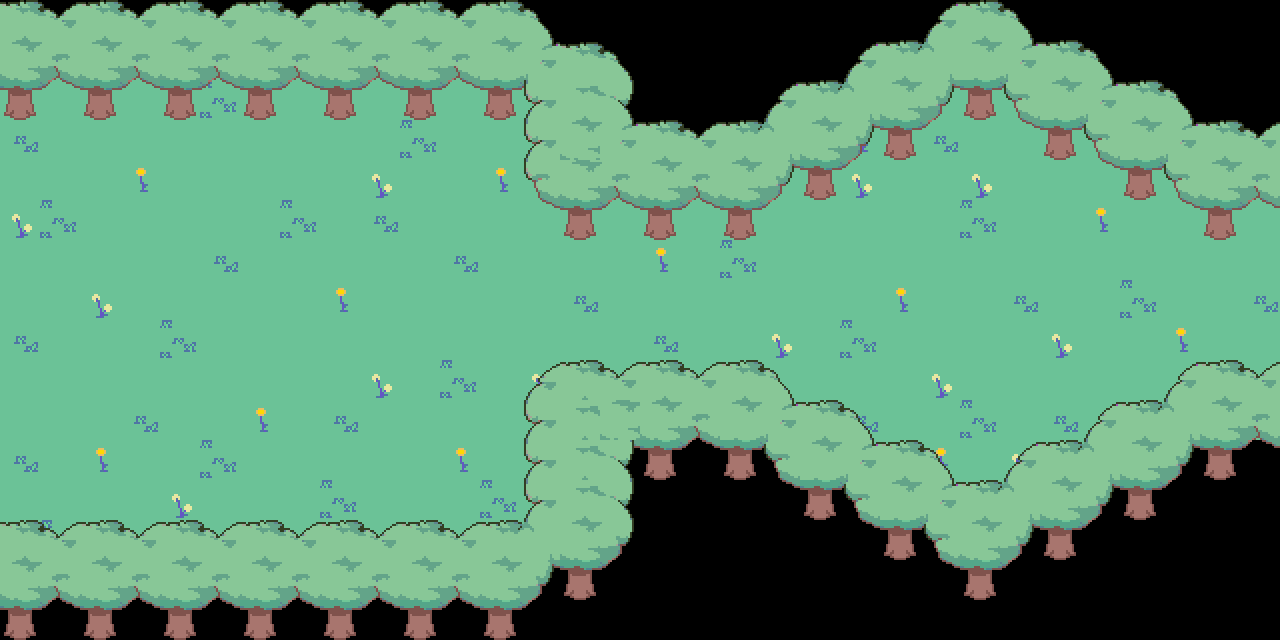

Below is a game level as drawn by its tile map, then a one-line description and the .tmx that defines it (tile-layer data replaced by summaries):
An orthogonal 32x16 tile map with 40x40 px tiles, 4 tile layers (Tile Layer 1, Tile Layer 3, Tile Layer 2, Copy of Tile Layer 2) and 23 objects (2x transition, script, for7, alexa_go_to, stacy_go_to, ...).

<map version="1.9" tiledversion="1.9.2" orientation="orthogonal" renderorder="right-down" width="32" height="16" tilewidth="40" tileheight="40" infinite="0" nextlayerid="9" nextobjectid="29">
 <editorsettings>
  <export target="../forest_8.lua" format="lua" />
 </editorsettings>
 <properties>
  <property name="music" value="forest" />
 </properties>
 <tileset firstgid="1" source="../../tilesets/woods.tsx" />
 <layer id="1" name="Tile Layer 1" width="32" height="16">
  <data>[512 cells, 340 non-empty, 5 distinct tile ids]</data>
 </layer>
 <layer id="4" name="Tile Layer 3" width="32" height="16">
  <data>[512 cells, 4 non-empty, 4 distinct tile ids]</data>
 </layer>
 <layer id="3" name="Tile Layer 2" width="32" height="16">
  <data>[512 cells, 228 non-empty, 35 distinct tile ids]</data>
 </layer>
 <objectgroup id="5" name="collision">
  <object id="1" x="0" y="0" width="1280" height="120" />
  <object id="2" x="0" y="560" width="1280" height="80" />
  <object id="3" x="760" y="520" width="520" height="40" />
  <object id="4" x="1040" y="480" width="240" height="40" />
  <object id="5" x="1120" y="440" width="160" height="40" />
  <object id="6" x="1200" y="400" width="80" height="40" />
  <object id="7" x="760" y="480" width="160" height="40" />
  <object id="8" x="760" y="440" width="80" height="40" />
  <object id="9" x="540" y="400" width="220" height="160" />
  <object id="10" x="540" y="120" width="220" height="120" />
  <object id="11" x="760" y="120" width="80" height="80" />
  <object id="12" x="840" y="120" width="80" height="40" />
  <object id="13" x="1040" y="120" width="80" height="40" />
  <object id="14" x="1120" y="120" width="80" height="80" />
  <object id="15" x="1200" y="120" width="80" height="120" />
 </objectgroup>
 <objectgroup id="7" name="objects">
  <object id="17" name="transition" x="0" y="120" width="15" height="440">
   <properties>
    <property name="map" value="forest_7" />
    <property name="marker" value="for8" />
   </properties>
  </object>
  <object id="20" name="script" x="880" y="160" height="320">
   <properties>
    <property name="cutscene" value="forest.owl_boss" />
   </properties>
  </object>
  <object id="27" name="transition" x="1265" y="240" width="15" height="160">
   <properties>
    <property name="map" value="forest_9" />
    <property name="marker" value="for8" />
   </properties>
  </object>
 </objectgroup>
 <objectgroup id="8" name="markers">
  <object id="18" name="for7" x="40" y="340">
   <point />
  </object>
  <object id="21" name="alexa_go_to" x="960" y="240">
   <point />
  </object>
  <object id="22" name="stacy_go_to" x="960" y="360">
   <point />
  </object>
  <object id="26" name="camera" x="980" y="300">
   <point />
  </object>
  <object id="28" name="for9" x="1240" y="320">
   <point />
  </object>
 </objectgroup>
 <layer id="6" name="Copy of Tile Layer 2" width="32" height="16">
  <data>[512 cells, 228 non-empty, 32 distinct tile ids]</data>
 </layer>
</map>
